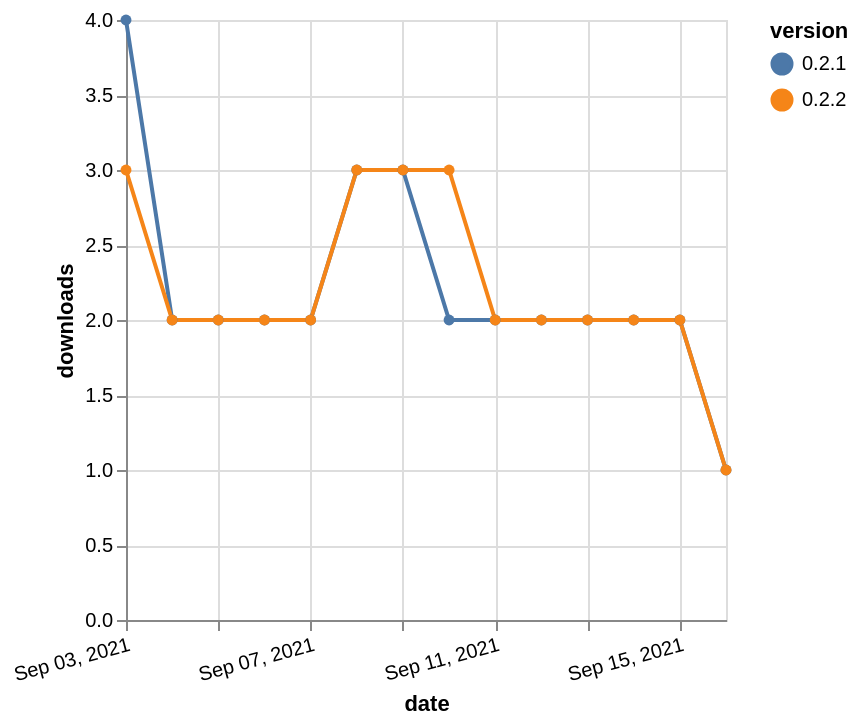

Source (Vega-Lite JSON):
### Vega-Lite specification from a JSON file in a GitHub repository (floating-point values rounded to 4 significant figures)
{"$schema": "https://vega.github.io/schema/vega-lite/v5.json", "description": "A simple bar chart with embedded data.", "data": {"values": [{"date": "2021-09-03", "total": 201, "delta": 4, "version": "0.2.1"}, {"date": "2021-09-04", "total": 203, "delta": 2, "version": "0.2.1"}, {"date": "2021-09-05", "total": 205, "delta": 2, "version": "0.2.1"}, {"date": "2021-09-06", "total": 207, "delta": 2, "version": "0.2.1"}, {"date": "2021-09-07", "total": 209, "delta": 2, "version": "0.2.1"}, {"date": "2021-09-08", "total": 212, "delta": 3, "version": "0.2.1"}, {"date": "2021-09-09", "total": 215, "delta": 3, "version": "0.2.1"}, {"date": "2021-09-10", "total": 217, "delta": 2, "version": "0.2.1"}, {"date": "2021-09-11", "total": 219, "delta": 2, "version": "0.2.1"}, {"date": "2021-09-12", "total": 221, "delta": 2, "version": "0.2.1"}, {"date": "2021-09-13", "total": 223, "delta": 2, "version": "0.2.1"}, {"date": "2021-09-14", "total": 225, "delta": 2, "version": "0.2.1"}, {"date": "2021-09-15", "total": 227, "delta": 2, "version": "0.2.1"}, {"date": "2021-09-16", "total": 228, "delta": 1, "version": "0.2.1"}, {"date": "2021-09-03", "total": 111, "delta": 3, "version": "0.2.2"}, {"date": "2021-09-04", "total": 113, "delta": 2, "version": "0.2.2"}, {"date": "2021-09-05", "total": 115, "delta": 2, "version": "0.2.2"}, {"date": "2021-09-06", "total": 117, "delta": 2, "version": "0.2.2"}, {"date": "2021-09-07", "total": 119, "delta": 2, "version": "0.2.2"}, {"date": "2021-09-08", "total": 122, "delta": 3, "version": "0.2.2"}, {"date": "2021-09-09", "total": 125, "delta": 3, "version": "0.2.2"}, {"date": "2021-09-10", "total": 128, "delta": 3, "version": "0.2.2"}, {"date": "2021-09-11", "total": 130, "delta": 2, "version": "0.2.2"}, {"date": "2021-09-12", "total": 132, "delta": 2, "version": "0.2.2"}, {"date": "2021-09-13", "total": 134, "delta": 2, "version": "0.2.2"}, {"date": "2021-09-14", "total": 136, "delta": 2, "version": "0.2.2"}, {"date": "2021-09-15", "total": 138, "delta": 2, "version": "0.2.2"}, {"date": "2021-09-16", "total": 139, "delta": 1, "version": "0.2.2"}]}, "width": "container", "mark": {"type": "line", "point": {"filled": true}}, "encoding": {"x": {"field": "date", "type": "temporal", "timeUnit": "yearmonthdate", "title": "date", "axis": {"labelAngle": -15}}, "y": {"field": "delta", "type": "quantitative", "title": "downloads"}, "color": {"field": "version", "type": "nominal"}, "tooltip": {"field": "delta"}}}
